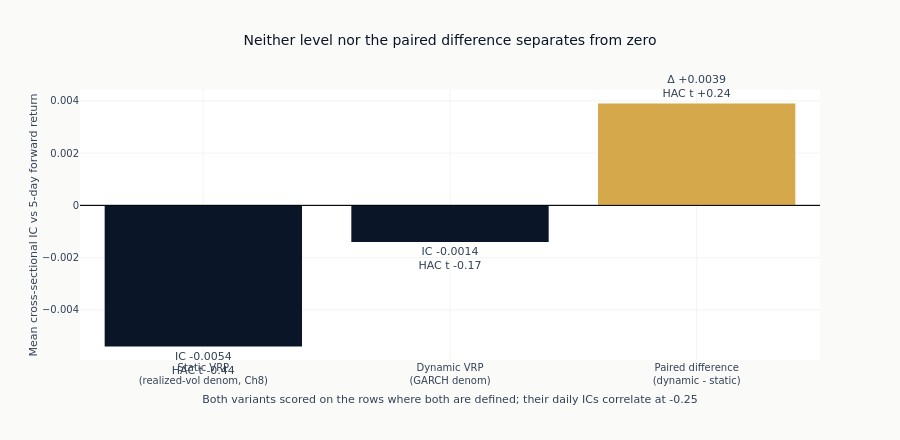

The notebook cell this image was saved under:
### Markdown cell above
The question this notebook was written to ask: does the GARCH conditional-vol
denominator change what the variance risk premium tells you, against the
backward-looking realized-vol denominator from Ch8? Both variants are scored on
the same rows, so the only thing that differs between the two bars is the
denominator.

The first two bars carry their own HAC t-statistics, and neither of those answers
the question. Each tests one mean IC against zero; the question is whether the two
differ from *each other*. Scored on the same rows, the two variants produce an IC
on the same dates, and those two daily series are dependent - so the difference
has a variance of its own that neither level's standard error contains. Dependent
series can separate from each other while neither separates from zero, and can
fail to separate from each other while both do; which way it goes is set by the
sign of the dependence, printed on the axis below. So the difference gets its own
test, on the paired daily series - one observation per date,
`ic_dynamic - ic_static` - and that is the third bar. Signed IC is plotted rather
than |IC| so the quantity on the axis is the quantity the test is about.

### Code cell
if temporal_ic_results and (static_ic_mean or dynamic_ic_mean):
    # The two levels are the same kind of quantity; the difference is derived from
    # them and is the one the section's claim rests on, so it gets the accent.
    level_color, diff_color = ml4t_palette(2, categorical=True)
    fig = go.Figure()
    fig.add_bar(
        x=[
            "Static VRP<br>(realized-vol denom, Ch8)",
            "Dynamic VRP<br>(GARCH denom)",
            "Paired difference<br>(dynamic - static)",
        ],
        y=[static_ic_mean, dynamic_ic_mean, diff_mean],
        marker_color=[level_color, level_color, diff_color],
        text=[
            f"IC {static_ic_mean:+.4f}<br>HAC t {static_tstat:+.2f}",
            f"IC {dynamic_ic_mean:+.4f}<br>HAC t {dynamic_tstat:+.2f}",
            f"Δ {diff_mean:+.4f}<br>HAC t {diff_tstat:+.2f}",
        ],
        textposition="outside",
        cliponaxis=False,
    )
    fig.add_hline(y=0.0, line_width=1, line_color="black")
    fig.update_layout(
        title="Neither level nor the paired difference separates from zero",
        yaxis_title=f"Mean cross-sectional IC vs {LABEL_HORIZON}-day forward return",
        xaxis_title=(
            "Both variants scored on the rows where both are defined; "
            f"their daily ICs correlate at {paired_corr:.2f}"
        ),
        margin=dict(t=90),
        height=440,
    )
    fig.show()

### Figure 1 — Plotly figure (JSON) as saved in the notebook; plotly's stock layout.template omitted (floating-point values rounded to 4 significant figures)
{"data": [{"cliponaxis": false, "marker": {"color": ["#0a1628", "#0a1628", "#D4A84B"]}, "text": ["IC -0.0054<br>HAC t -0.44", "IC -0.0014<br>HAC t -0.17", "Δ +0.0039<br>HAC t +0.24"], "textposition": "outside", "type": "bar", "x": ["Static VRP<br>(realized-vol denom, Ch8)", "Dynamic VRP<br>(GARCH denom)", "Paired difference<br>(dynamic - static)"], "y": [-0.0054, -0.0014, 0.0039]}], "layout": {"height": 440, "margin": {"t": 90}, "shapes": [{"line": {"color": "black", "width": 1}, "type": "line", "x0": 0, "x1": 1, "xref": "x domain", "y0": 0.0, "y1": 0.0, "yref": "y"}], "title": {"text": "Neither level nor the paired difference separates from zero"}, "xaxis": {"title": {"text": "Both variants scored on the rows where both are defined; their daily ICs correlate at -0.25"}}, "yaxis": {"title": {"text": "Mean cross-sectional IC vs 5-day forward return"}}}}
